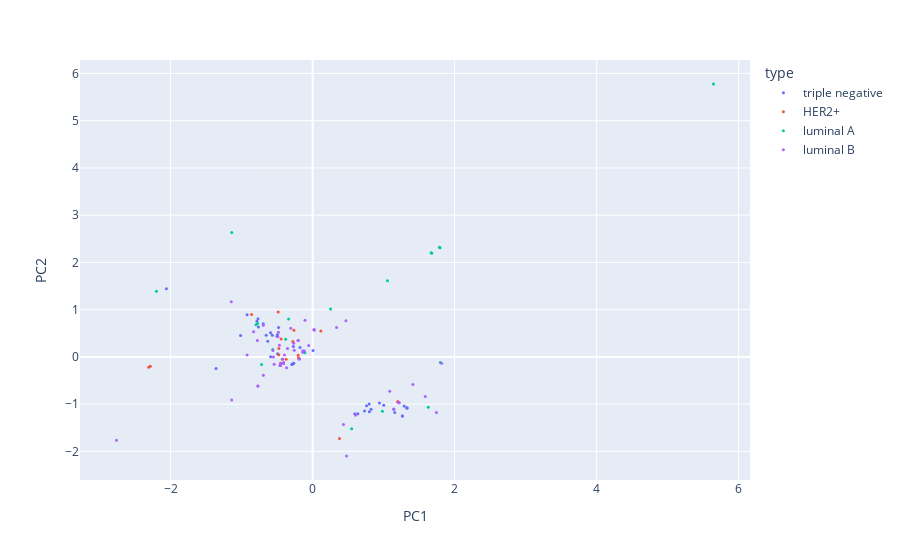

The notebook cell saved with this chart:
### Code cell
# show plot
plt.show()
fig = px.scatter(scores_df, x='PC1', y = 'PC2', color='type', hover_data=('gene_id', 'transcript_id', 'UTR_type', 'log2FC'))
fig.update_traces(marker=dict(size=3, symbol='circle'))  # Adjust the size value as desired
fig.show()

### Figure 1 — Plotly figure (JSON) as saved in the notebook; plotly's stock layout.template omitted (floating-point values rounded to 4 significant figures; data arrays with more than 128 entries replaced by an {"elided": "..."} marker saying what was removed)
{"data": [{"customdata": {"elided": "42x4 mixed values"}, "hovertemplate": "type=triple negative<br>PC1=%{x}<br>PC2=%{y}<br>gene_id=%{customdata[0]}<br>transcript_id=%{customdata[1]}<br>UTR_type=%{customdata[2]}<br>log2FC=%{customdata[3]}<extra></extra>", "legendgroup": "triple negative", "marker": {"color": "#636efa", "size": 3, "symbol": "circle"}, "mode": "markers", "name": "triple negative", "orientation": "v", "showlegend": true, "type": "scatter", "x": [1.143, 0.5938, 0.7972, 0.7603, -0.567, -0.6308, -0.4955, 1.265, 1.265, -0.5009, -0.2705, -1.015, -0.7628, -0.695, -0.769, 0.8239, -0.5918, -0.4788, 1.331, 1.326, 1.33, 1.289, 1.157, -0.6538, -2.058, -0.1884, 0.7319, -1.359, 0.8004, -0.4916, 0.9427, 1.002, 0.6378, -0.9226, -0.7839, -0.2919, -0.2693, -0.2873, -0.2647, 0.006506, -0.5909, -0.176], "xaxis": "x", "y": [-1.109, -1.202, -0.9986, -1.034, 0.4569, 0.3335, 0.4695, -1.251, -1.251, 0.4383, 0.2191, 0.4512, 0.6315, 0.6993, 0.809, -1.111, 0.5115, 0.6246, -1.081, -1.077, -1.081, -1.037, -1.179, 0.456, 1.44, -0.03287, -1.146, -0.2475, -1.164, 0.06911, -0.9751, -1.024, -1.204, 0.8912, 0.7551, -0.1586, -0.136, -0.1573, -0.1347, 0.1365, 0.001195, 0.2006], "yaxis": "y"}, {"customdata": [["APOC2", "NM_000483.5", "shorter", 2.997], ["BIRC5", "NM_001168.3", "shorter", 3.102], ["CBX2", "NM_005189.3", "shorter", 3.462], ["CBX2", "NM_005189.3", "longer", 3.462], ["CENPA", "NM_001809.4", "longer", 2.643], ["CXCL9", "NM_002416.3", "shorter", 5.414], ["FXYD1", "NM_021902.4", "longer", -2.768], ["FXYD1", "NM_001278718.2", "longer", -2.766], ["H3C10", "NM_003536.3", "longer", 4.737], ["HOXC11", "NM_014212.4", "shorter", 2.831], ["IL21R", "NM_181078.3", "shorter", 2.397], ["JPT1", "NM_016185.4", "shorter", 2.101], ["OASL", "NM_198213.3", "shorter", 2.41], ["PTGFR", "NM_000959.4", "shorter", -2.676], ["SIX1", "NM_005982.4", "shorter", 2.518], ["SLC16A3", "NM_004207.4", "shorter", 2.23], ["SOX11", "NM_003108.4", "shorter", 6.107], ["SOX11", "NM_003108.4", "shorter", 6.107]], "hovertemplate": "type=HER2+<br>PC1=%{x}<br>PC2=%{y}<br>gene_id=%{customdata[0]}<br>transcript_id=%{customdata[1]}<br>UTR_type=%{customdata[2]}<br>log2FC=%{customdata[3]}<extra></extra>", "legendgroup": "HER2+", "marker": {"color": "#EF553B", "size": 3, "symbol": "circle"}, "mode": "markers", "name": "HER2+", "orientation": "v", "showlegend": true, "type": "scatter", "x": [-0.2775, -0.4751, -0.4438, -0.2629, 0.1168, -0.8589, 1.2, 1.2, -0.4848, -0.4764, -0.451, -0.1981, -0.3725, 0.3794, -0.4229, -0.2023, -2.307, -2.285], "xaxis": "x", "y": [0.3256, 0.1778, 0.3811, 0.5619, 0.5506, 0.8988, -0.9507, -0.9503, 0.9492, 0.04717, -0.1347, -0.02317, -0.04994, -1.728, -0.0489, 0.03434, -0.2189, -0.1963], "yaxis": "y"}, {"customdata": [["ATP6V0D2", "NM_152565.1", "shorter", 3.236], ["BCAS4", "XM_011528886.2", "longer", 2.01], ["CBLN1", "NM_004352.4", "shorter", -2.735], ["FDCSP", "NM_152997.4", "longer", -3.904], ["GRB14", "NM_001303422.2", "shorter", 4.832], ["GRB14", "NM_001303422.2", "shorter", 4.832], ["H3C10", "NM_003536.3", "longer", 4.121], ["H3C4", "NM_001376937.1", "longer", 3.329], ["PLPP4", "NM_001318167.2", "shorter", 2.898], ["PLPP4", "XM_017015823.1", "longer", 2.9], ["PLPP4", "XM_011539445.2", "longer", 2.821], ["PLPP4", "XM_011539445.2", "longer", 2.821], ["PLPP4", "XM_017015820.1", "longer", 2.855], ["PLPP4", "XM_017015820.1", "longer", 2.855], ["PMAIP1", "NM_021127.3", "shorter", 2.148], ["RSPO3", "NM_032784.5", "shorter", -2.601], ["SMIM11", "NM_058182.5", "longer", -2.275], ["VSTM2A", "XM_006715666.3", "longer", 9.633], ["VSTM2A", "NM_001317843.2", "shorter", 9.247], ["YWHAE", "NM_006761.5_2", "shorter", 3.31]], "hovertemplate": "type=luminal A<br>PC1=%{x}<br>PC2=%{y}<br>gene_id=%{customdata[0]}<br>transcript_id=%{customdata[1]}<br>UTR_type=%{customdata[2]}<br>log2FC=%{customdata[3]}<extra></extra>", "legendgroup": "luminal A", "marker": {"color": "#00cc96", "size": 3, "symbol": "circle"}, "mode": "markers", "name": "luminal A", "orientation": "v", "showlegend": true, "type": "scatter", "x": [-0.5613, 5.646, 0.9836, 1.629, -0.7968, -0.7742, -0.3377, 0.2545, -0.7184, 1.055, 1.678, 1.794, 1.67, 1.786, -0.109, 0.5507, 1.798, -1.138, -2.199, -0.3789], "xaxis": "x", "y": [0.156, 5.777, -1.152, -1.064, 0.6826, 0.7052, 0.8022, 1.016, -0.1629, 1.611, 2.197, 2.313, 2.205, 2.321, 0.0884, -1.521, -0.1167, 2.635, 1.39, 0.3736], "yaxis": "y"}, {"customdata": {"elided": "62x4 mixed values"}, "hovertemplate": "type=luminal B<br>PC1=%{x}<br>PC2=%{y}<br>gene_id=%{customdata[0]}<br>transcript_id=%{customdata[1]}<br>UTR_type=%{customdata[2]}<br>log2FC=%{customdata[3]}<extra></extra>", "legendgroup": "luminal B", "marker": {"color": "#ab63fa", "size": 3, "symbol": "circle"}, "mode": "markers", "name": "luminal B", "orientation": "v", "showlegend": true, "type": "scatter", "x": [-0.3665, -0.1855, -0.8303, -0.6947, -0.4876, -0.3068, -0.4539, -0.4086, -0.4537, -0.4084, -0.4536, -0.4084, -0.4538, -0.4086, -0.4536, -0.4084, -0.4542, -0.409, -0.1071, -0.1368, -0.4806, -0.05377, 0.4695, -1.144, 1.743, 1.217, 1.216, 1.218, -0.7685, -0.7711, -0.5512, -0.7779, -0.6934, -0.4668, 1.412, -0.3534, -1.139, 0.3379, -0.5577, -2.761, -0.9223, -0.2046, 0.02142, 0.02071, -0.2022, 0.02381, 0.4784, -0.138, -0.1154, 1.145, 0.4342, 0.6041, 0.6031, -0.5414, -0.4284, -0.2591, 1.817, 1.087, -0.3955, -0.4499, 1.587, -0.2663], "xaxis": "x", "y": [-0.2323, -0.05166, 0.533, 0.6686, 0.425, 0.6058, -0.1748, -0.1295, -0.175, -0.1298, -0.175, -0.1298, -0.1748, -0.1296, -0.175, -0.1298, -0.1744, -0.1292, 0.7745, 0.1289, 0.5205, 0.2411, 0.7644, 1.17, -1.178, -0.9682, -0.9666, -0.9685, -0.6168, -0.6143, -0.003242, 0.3486, -0.3886, 0.2455, -0.5819, 0.1805, -0.9137, 0.6242, 0.1352, -1.763, 0.04098, 0.3476, 0.5737, 0.573, 0.3453, 0.5713, -2.098, 0.1007, 0.1233, -1.102, -1.43, -1.228, -1.227, -0.1564, -0.04335, 0.139, -0.1351, -0.7259, 0.04128, -0.1398, -0.8403, 0.2909], "yaxis": "y"}], "layout": {"legend": {"title": {"text": "type"}, "tracegroupgap": 0}, "margin": {"t": 60}, "xaxis": {"anchor": "y", "domain": [0, 1], "title": {"text": "PC1"}}, "yaxis": {"anchor": "x", "domain": [0, 1], "title": {"text": "PC2"}}}}
